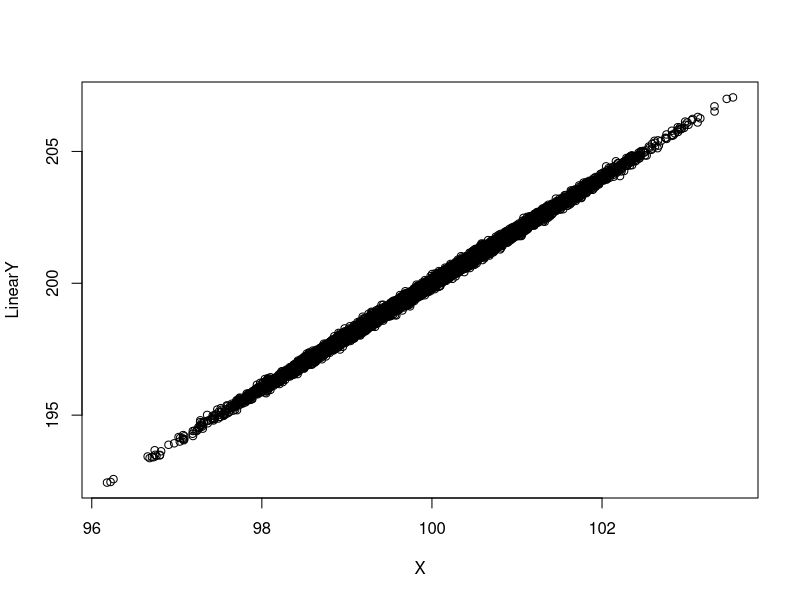
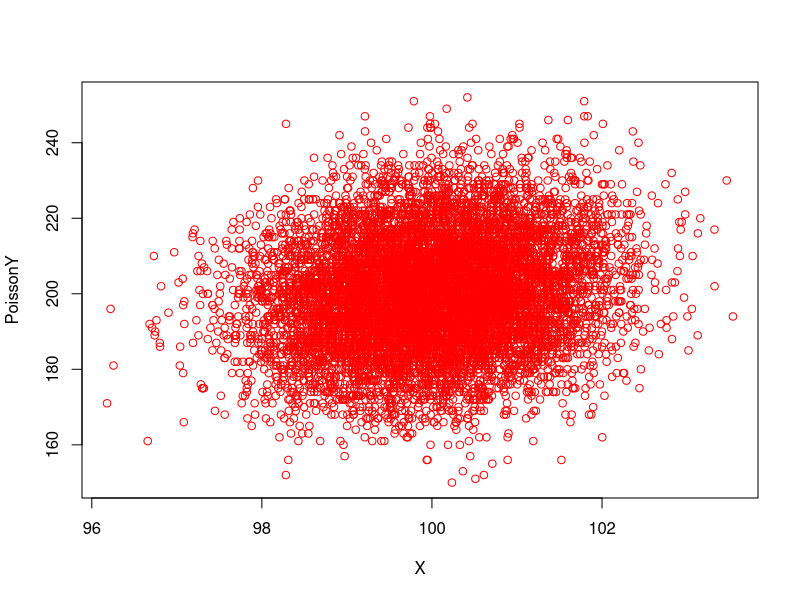
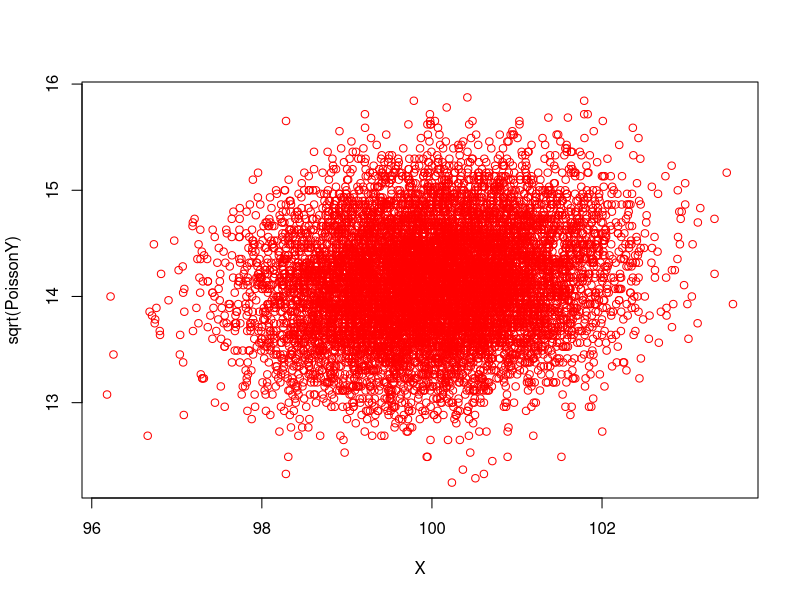

Generate these figures, in order, with R:
## Poisson Regression
X = rnorm(mean=100, 10000)
beta = 2
LinearY = X*2 + rnorm(10000, sd=0.1)


plot(X, LinearY)

PoissonY = rpois(10000, LinearY)
plot(X, PoissonY, col='red')

mean(PoissonY)
sd(PoissonY)

plot(X, sqrt(PoissonY), col='red')


## Random Effect
library(lme4)

model = lmer(iris$Sepal.Length ~ iris$Sepal.Width | iris$Species)
summary(model)
